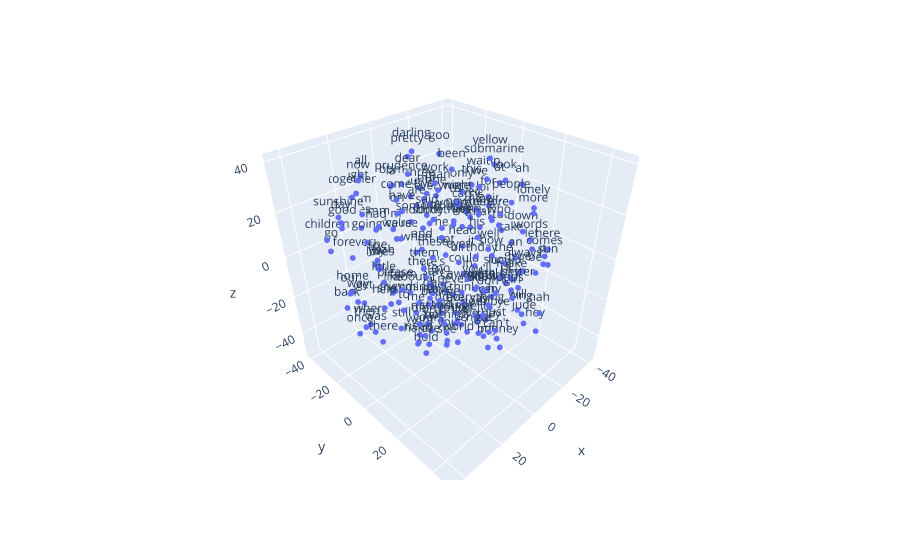

Write notebook code for a chart like this one.
### Code cell
# Graficar los embedddings en 3D

vecs, labels = reduce_dimensions(w2v_model,3)

fig = px.scatter_3d(x=vecs[:MAX_WORDS,0], y=vecs[:MAX_WORDS,1], z=vecs[:MAX_WORDS,2],text=labels[:MAX_WORDS])
fig.update_traces(marker_size = 2)
fig.show() # renderer="colab" esto para plotly en colab

### Figure 1 — Plotly figure (JSON) as saved in the notebook; plotly's stock layout.template omitted (floating-point values rounded to 4 significant figures; data arrays with more than 128 entries replaced by an {"elided": "..."} marker saying what was removed)
{"data": [{"hovertemplate": "x=%{x}<br>y=%{y}<br>z=%{z}<br>text=%{text}<extra></extra>", "legendgroup": "", "marker": {"color": "#636efa", "size": 2, "symbol": "circle"}, "mode": "markers+text", "name": "", "scene": "scene", "showlegend": false, "text": {"elided": "200 str values"}, "type": "scatter3d", "x": {"elided": "200 float values"}, "y": {"elided": "200 float values"}, "z": {"elided": "200 float values"}}], "layout": {"legend": {"tracegroupgap": 0}, "margin": {"t": 60}, "scene": {"domain": {"x": [0, 1], "y": [0, 1]}, "xaxis": {"title": {"text": "x"}}, "yaxis": {"title": {"text": "y"}}, "zaxis": {"title": {"text": "z"}}}}}
